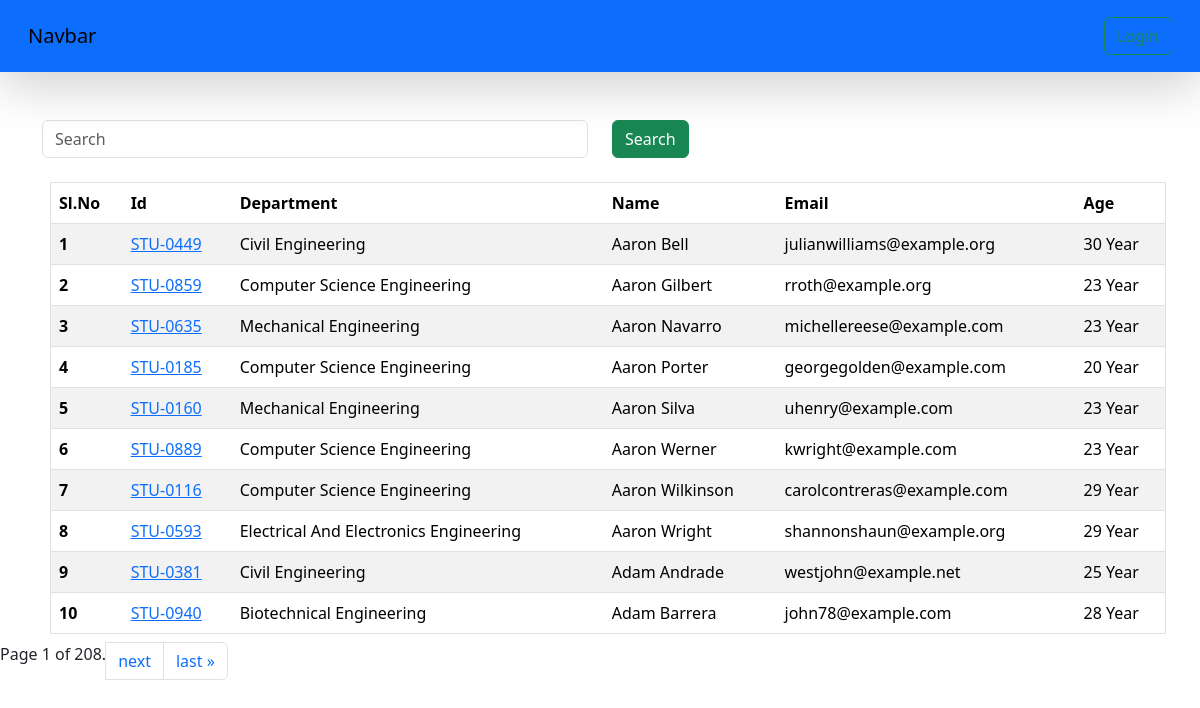
The page /student/ on the database its author committed.
### veg/models.py (models this page shows, shortened)
class Student(models.Model):
    department=models.ForeignKey(Department,related_name="depart",on_delete=models.CASCADE)
    student_id=models.OneToOneField(StudentID,related_name="studentid",on_delete=models.CASCADE)
    student_name=models.CharField(max_length=100)
    student_age=models.IntegerField(default=18)
    student_email=models.EmailField(unique=True)
    student_address=models.TextField()
    is_deleted = models.BooleanField(default=False)
    objects=StudentManager()
    admin_objects=models.Manager()
    class Meta:
        ordering=['student_name']
        verbose_name='student'

class StudentID(models.Model):
    student_id = models.CharField(max_length=100)
    def __str__(self) -> str:
        return self.student_id

class Department(models.Model):
    department=models.CharField(max_length=100)
    class Meta:
        ordering = ['department']

### veg/views.py (the view, shortened to what this page needs)
# urls.py: path('student/',get_student,name="get_student"),
def get_student(request):
   queryset = Student.objects.all()
   paginator = Paginator(queryset,10)
   page_number = request.GET.get("page",1)
   page_obj=paginator.get_page(page_number)
   return render(request,'report/student.html',{'queryset':page_obj})

### veg/models.py (called while the page is built)
    def get_queryset(self):
        return super().get_queryset().filter(is_deleted=False)

### home/templates/report/student.html (shortened to what this page needs)
{% extends 'base.html' %}
{% block start %}
<div class="container mt-5">
  <form action="" class="mb-4">
  <div class="row">
    <div class="col-md-6">
      <input type="text" name="search" class="form-control" placeholder="Search">
    </div>
    <div class="col-md-6">
      <button class="btn btn-success">Search</button>
    </div>
  </form>
  </div>
<table class="table m-2 table-striped">
  <thead>
    <tr>
      <th scope="col">Sl.No</th>
      <th scope="col">Id</th>
      <th scope="col">Department</th>
      <th scope="col">Name</th>
      <th scope="col">Email</th>
      <th scope="col">Age</th>
    </tr>
  </thead>
  <tbody>
    {% for student in queryset%}
    <tr>
      <th scope="row">{{forloop.counter}}</th>
      <td>
        <a href="{% url 'see_marks' student.student_id %}">{{student.student_id}}</a>
      </td>
      <td>{{student.department.department}}</td>
      <td>{{student.student_name}}</td>
      <td>{{student.student_email}}</td>
      <td>{{student.student_age}} Year</td>
    </tr>
    {% endfor %}
  </tbody>
</table>
<nav area-label="page navigation example">
    <ul class="pagination">
        <span class="current">
            Page {{ queryset.number }} of {{ queryset.paginator.num_pages }}.
        </span>
        {% if queryset.has_next %}
        <li class="page-item"><a class="page-link" href="?page={{ queryset.next_page_number }}">next</a></li>
          <li class="page-item"><a class="page-link" href="?page={{ queryset.paginator.num_pages }}">last &raquo;</a></li>
        {% endif %}
    </ul>
</nav>
{% endblock %}

### home/templates/base.html (shortened to what this page needs)
<!DOCTYPE html>
<html lang="en">
<head>
      <link href="https://cdn.jsdelivr.net/npm/bootstrap@5.3.3/dist/css/bootstrap.min.css" rel="stylesheet">
</head>
<body>
    <nav class="navbar p-3 dark shadow-lg bg-primary">
        <div class="container-fluid">
          <a class="navbar-brand">Navbar</a>
           {% if request.user.is_authenticated %}
           <a href="/logout/" class="btn btn-outline-danger" type="submit">Logout</a>
           {% else %}
           <a href="/login/" class="btn btn-outline-success" type="submit">Login</a>
           {% endif %}
        </div>
      </nav>
    {% block start%}
    {% endblock %}
</body>
</html>

### home/templates/base.html (style rules this page uses)
table, th, td { border: 1px solid black; }

### rows shown on the page
Student: student_id "STU-0449", department.department "Civil Engineering", student_name "Aaron Bell", student_email "julianwilliams@example.org", student_age "30"
Student: student_id "STU-0859", department.department "Computer Science Engineering", student_name "Aaron Gilbert", student_email "rroth@example.org", student_age "23"
Student: student_id "STU-0635", department.department "Mechanical Engineering", student_name "Aaron Navarro", student_email "michellereese@example.com", student_age "23"
Student: student_id "STU-0185", department.department "Computer Science Engineering", student_name "Aaron Porter", student_email "georgegolden@example.com", student_age "20"
Student: student_id "STU-0160", department.department "Mechanical Engineering", student_name "Aaron Silva", student_email "uhenry@example.com", student_age "23"
Student: student_id "STU-0889", department.department "Computer Science Engineering", student_name "Aaron Werner", student_email "kwright@example.com", student_age "23"
Student: student_id "STU-0116", department.department "Computer Science Engineering", student_name "Aaron Wilkinson", student_email "carolcontreras@example.com", student_age "29"
Student: student_id "STU-0593", department.department "Electrical And Electronics Engineering", student_name "Aaron Wright", student_email "shannonshaun@example.org", student_age "29"
Student: student_id "STU-0381", department.department "Civil Engineering", student_name "Adam Andrade", student_email "westjohn@example.net", student_age "25"
Student: student_id "STU-0940", department.department "Biotechnical Engineering", student_name "Adam Barrera", student_email "john78@example.com", student_age "28"

### other values the page prints
{{ queryset.number }} "1"
{{ queryset.paginator.num_pages }} "208"
